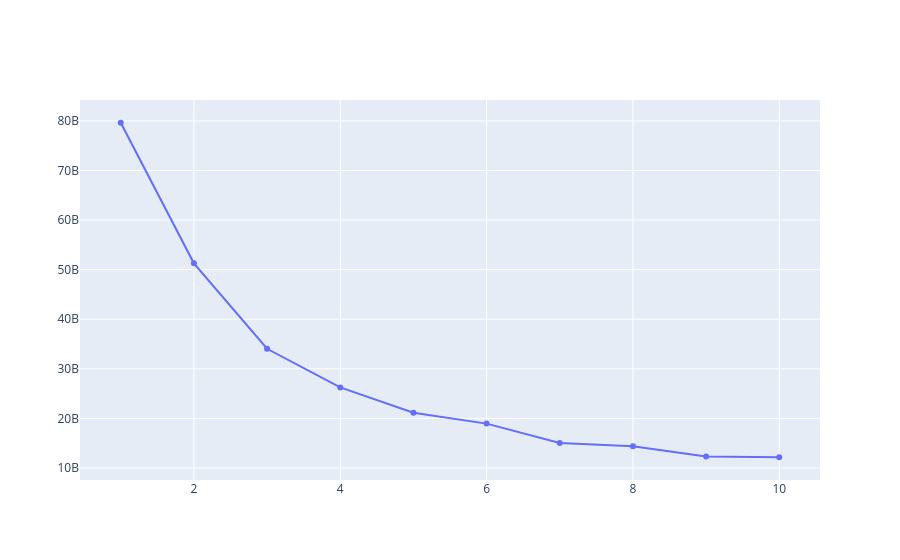

Notebook source saved alongside this figure:
### Markdown cell above
# Метод локтя

### Code cell
X = df[['BALANCE', 'PURCHASES']]

elbow_trainer: kms.ElbowTrainer = kms.ElbowTrainerImpl(
    X=X.to_numpy(),
    ks=range(1, 11),
    km_stopper= kms.KMeansIterationStoperItersCount(10),
)

elbow_results = elbow_trainer.train()


fig = go.Figure()

fig.add_trace(
    go.Scatter(
        x=[res['k'] for res in elbow_results],
        y=[res['inertia'] for res in elbow_results],
        mode='lines+markers',
        name='Inertia vs K',
    )
)

fig.show()

### Figure 1 — Plotly figure (JSON) as saved in the notebook; plotly's stock layout.template omitted (floating-point values rounded to 4 significant figures)
{"data": [{"mode": "lines+markers", "name": "Inertia vs K", "type": "scatter", "x": [1, 2, 3, 4, 5, 6, 7, 8, 9, 10], "y": [79630000000.0, 51280000000.0, 34050000000.0, 26260000000.0, 21150000000.0, 18950000000.0, 15050000000.0, 14380000000.0, 12310000000.0, 12170000000.0]}], "layout": {}}
